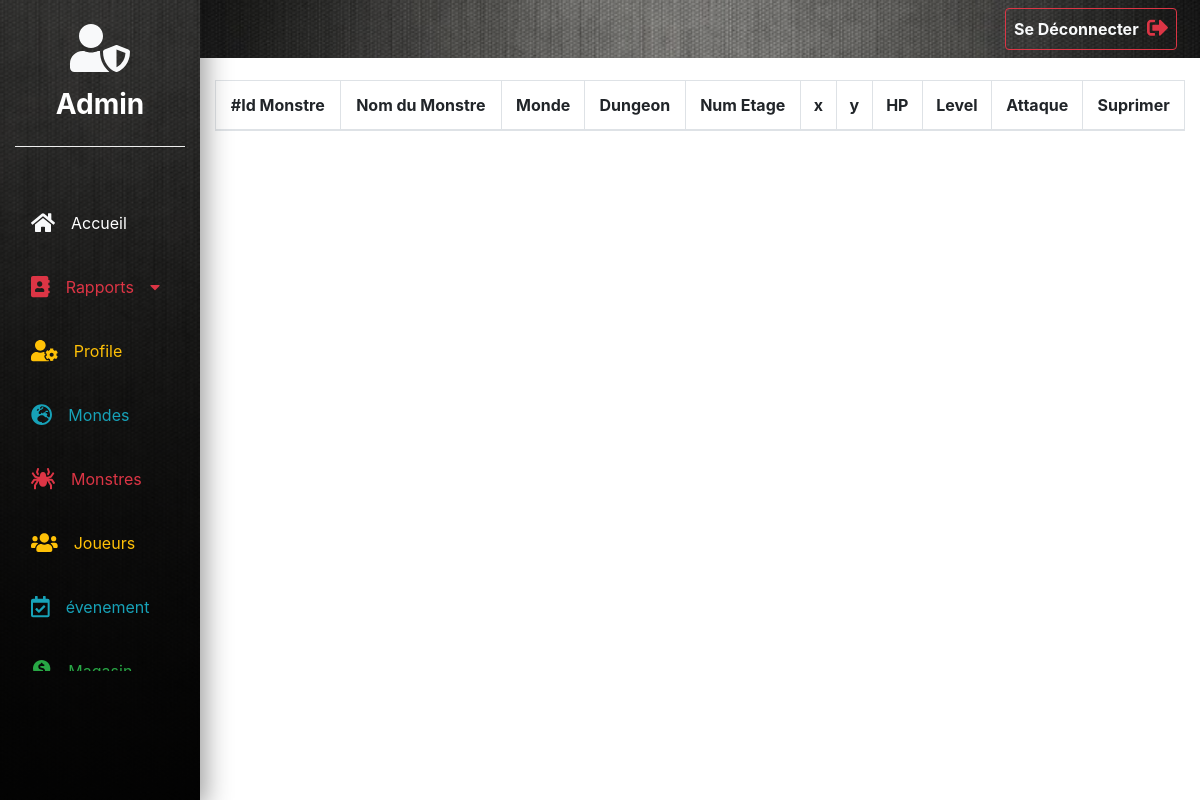
The page /admin/monstres.php on the database as committed earlier.
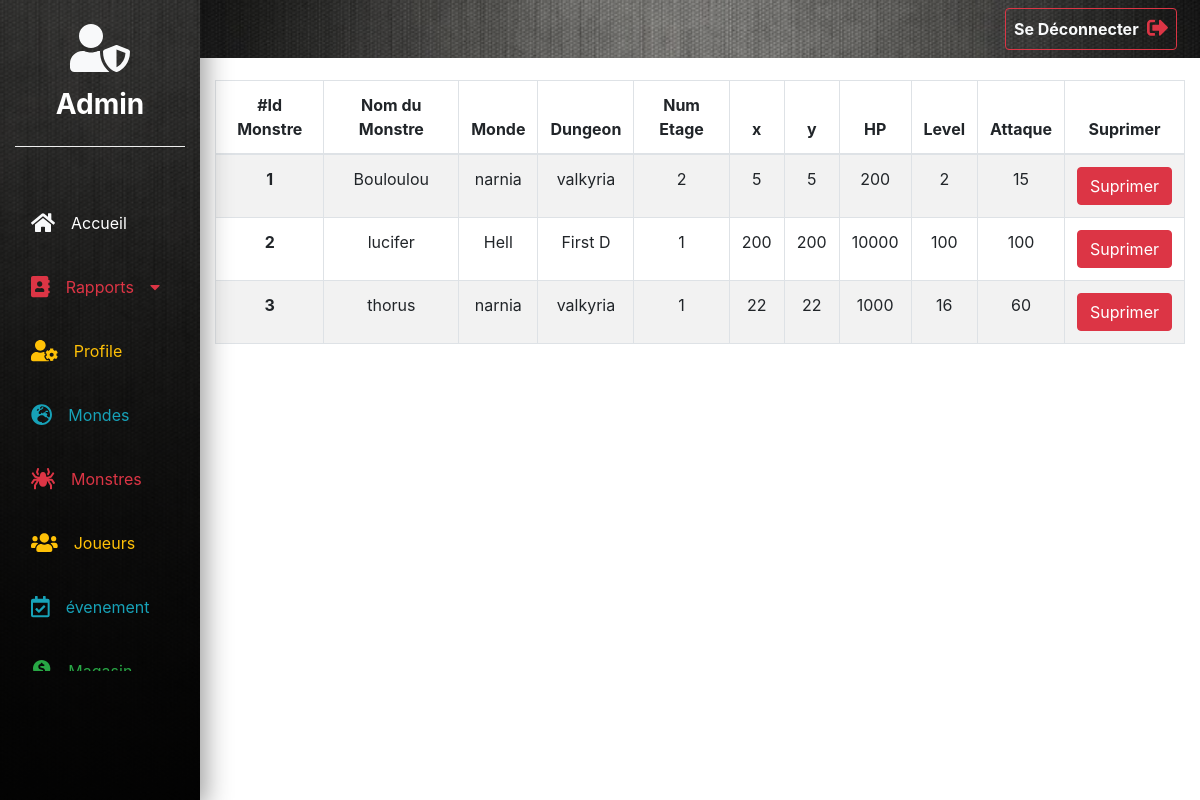
The same page on the database as committed later.
### tables this page shows
CREATE TABLE IF NOT EXISTS `monstre` (
  `ID_Monst` int(4) NOT NULL AUTO_INCREMENT,
  `Nom_Monst` varchar(15) NOT NULL,
  `x` int(20) NOT NULL,
  `y` int(20) NOT NULL,
  `HP` int(3) NOT NULL,
  `Level` int(3) NOT NULL,
  `Attaque` int(3) NOT NULL,
  `ID_Etag` int(4) NOT NULL,
  PRIMARY KEY (`ID_Monst`),
  KEY `ID_Etag` (`ID_Etag`)
);

CREATE TABLE IF NOT EXISTS `monde` (
  `ID_Mond` int(30) NOT NULL AUTO_INCREMENT,
  `Nom_Mond` varchar(20) NOT NULL,
  `Width` int(10) NOT NULL,
  `Height` int(10) NOT NULL,
  `date_de_creation` date DEFAULT NULL,
  `Roi_Mond` varchar(15) DEFAULT NULL,
  `ID_Dev` int(2) DEFAULT NULL,
  PRIMARY KEY (`ID_Mond`),
  KEY `ID_Dev` (`ID_Dev`)
);

CREATE TABLE IF NOT EXISTS `dungeon` (
  `ID_Dun` int(3) NOT NULL AUTO_INCREMENT,
  `Nom_Dun` varchar(15) NOT NULL,
  `Width_Dun` float NOT NULL,
  `Height_Dun` float NOT NULL,
  `difficult_Dun` int(2) NOT NULL,
  `Duree` time NOT NULL,
  `ID_Mond` int(2) NOT NULL,
  PRIMARY KEY (`ID_Dun`),
  KEY `ID_Mond` (`ID_Mond`)
);

CREATE TABLE IF NOT EXISTS `etage` (
  `ID_Etag` int(4) NOT NULL AUTO_INCREMENT,
  `Num_Etag` int(20) NOT NULL,
  `Width` int(30) NOT NULL,
  `Height` int(30) NOT NULL,
  `Difficult` int(20) NOT NULL,
  `ID_Dun` int(3) NOT NULL,
  PRIMARY KEY (`ID_Etag`),
  KEY `ID_Dun` (`ID_Dun`)
);

### php/databaseobject.class.php (called while the page is built, shortened)
<?php
class DatabaseObject {
  static protected $database='ancient_time_db';
  static public function set_database($database) {
    self::$database = $database;
  }
  static public function find_all_monstre_etage_dungeon_monde(){
      $sql = "SELECT * FROM monstre";
      $sql .=" INNER JOIN etage ";
      $sql .="ON monstre.ID_Etag = etage.ID_Etag ";
      $sql .="INNER JOIN dungeon ";
      $sql .="ON dungeon.ID_Dun = etage.ID_Dun ";
      $sql .="INNER JOIN monde ";
      $sql .="ON monde.ID_Mond = dungeon.ID_Mond  ORDER BY ID_Monst";
      $result = self::$database->query($sql);
      return $result;
    }
}
?>

### php/function.php (called while the page is built, shortened)
<?php
function h($string="") {
  return htmlspecialchars($string);
}

### admin/monstres.php (the view, shortened to what this page needs)
<?php include "../php/function.php" ?>
<?php
  $result = Monstre::find_all_monstre_etage_dungeon_monde();
  ?>
<!DOCTYPE html>
<html lang="en" dir="ltr">
  <head>
    <link rel="stylesheet" href="../css/style_admin.css">
    <link rel="stylesheet" href="../bootstrap/css/bootstrap.min.css">
  </head>
  <body>
    <?php
    include'../html/admin/navbar.php'
      ?>
      <section>
                          <div class="container-fluid ">
                            <div class="row">
                              <div class="col-xl-10 col-lg-9 col-md-8 ml-auto">
                                <div class="row pt-md-5 mt-md-3 mb-5">
                                  <div class="col">
                                    <table class="table table-striped table-bordered text-center table-responsive-md">
                                      <thead>
                                        <tr>
                                          <th scope="col">#Id Monstre</th>
                                          <th scope="col">Nom du Monstre</th>
                                          <th scope="col">Monde</th>
                                          <th scope="col">Dungeon</th>
                                          <th scope="col">Num Etage</th>
                                          <th scope="col">x</th>
                                          <th scope="col">y</th>
                                          <th scope="col">HP</th>
                                          <th scope="col">Level</th>
                                          <th scope="col">Attaque</th>
                                          <th scope="col" class="text-center">Suprimer</th>
                                        </tr>
                                      </thead>
                                      <tbody>
                                        <?php
                                        while($row = $result->fetch_assoc())
                                     {
                                        ?>
                                        <tr>
                                          <th scope="row"><?php echo h($row['ID_Monst']); ?></th>
                                          <td><?php echo h($row['Nom_Monst']); ?></td>
                                          <td><?php echo h($row['Nom_Mond']); ?></td>
                                          <td><?php echo h($row['Nom_Dun']); ?></td>
                                          <td><?php echo h($row['Num_Etag']); ?></td>
                                          <td><?php echo h($row['x']); ?></td>
                                          <td><?php echo h($row['y']); ?></td>
                                          <td><?php echo h($row['HP']); ?></td>
                                          <td><?php echo h($row['Level']);
                                           ?></td>
                                           <td><?php echo h($row['Attaque']); ?></td>
                                           <td class="text-center  text-light"><a href="suprimerMonstre.php?ID_Monst=<?php echo ($row['ID_Monst']);?>" name="button" class="btn btn-danger" >Suprimer</a>
                                        </tr>
                                      <?php }?>
                                      </tbody>
                                   </table>
                                </div>
                              </div>
                            </div>
                          </div>
                        </div>
      </section>
  </body>
</html>

### html/admin/navbar.php (shortened to what this page needs)
<nav class="navbar navbar-expand-md navbar-light">
  <div class="collapse navbar-collapse" id="myNavbar">
    <div class="container-fluid">
      <div class="row">
        <div class="col-xl-2 col-lg-3 col-md-4 sidebar fixed-top  top-navbar">
          <br>
                <div class="text-center">
                  <i class="fa fa-user-shield  fa-3x text-light"></i>
                </div>
          <a href="index.php" class="navbar-brand text-white d-block mx-auto text-center py-3 mb-4 bottom-border font-weight-bold"><h3 class="font-weight-bold">
             ?>Admin</h3></a>
          <div class="" style="height:500px; overflow : auto;">
          <ul class="navbar-nav flex-column mt-4 ">
            <li class="nav-item"><a href="index.php" class="nav-link text-white p-3 mb-2 sidebar-link">
              <i class="fas fa-home text-light fa-lg mr-3"></i>Accueil</a>
            </li>
            <li class="nav-item"> <a class="nav-link  text-white p-3 mb-2 sidebar-link text-danger" data-toggle="collapse" href="#collapseExample"
               role="button" aria-expanded="false" aria-controls="collapseExample">
                 <i class="fas fa-address-book text-danger fa-lg mr-3"></i>Rapports<i class="ml-3 fas fa-caret-down"></i></a>
            </li>
            <li class="nav-item"><a href="profile.php" class="nav-link text-warning p-3 mb-2 sidebar-link">
              <i class="fas fa-user-cog text-warning fa-lg mr-3"></i>Profile</a></li>
            <li class="nav-item"><a href="mondes.php" class="nav-link p-3 mb-2 sidebar-link text-info">
              <i class="fas fa-globe-europe text-info fa-lg mr-3"></i>Mondes</a></li>
            <li class="nav-item"><a href="monstres.php" class="nav-link p-3 mb-2 sidebar-link text-danger">
              <i class="fas fa-spider text-danger fa-lg mr-3"></i>Monstres</a></li>
            <li class="nav-item"><a href="joueurs.php" class="nav-link text-warning p-3 mb-2 sidebar-link">
              <i class="fas fa-users text-warning fa-lg mr-3"></i>Joueurs</a></li>
            <li class="nav-item"><a href="evenement.php" class="nav-link text-info p-3 mb-2 sidebar-link">
              <i class="far fa-calendar-check text-info fa-lg mr-3"></i>évenement</a></li>
            <li class="nav-item"><a href="magasin.php" class="nav-link text-success p-3 mb-2 sidebar-link">
              <i class="fas fa-donate text-success fa-lg mr-3"></i>Magasin</a></li>
          </ul>
        </div>
        </div>
        <div class="col-xl-10 col-lg-9 col-md-8 ml-auto bg-dark fixed-top top-navbar">
          <div class="topbar row align-items-center">
            <div class="col-md-3">
              <ul class="navbar-nav">
                <li class="nav-item ml-md-auto m-2 border border-danger rounded ">
                  <a href="../AdminLogout.php"
                    class="nav-link text-light font-weight-bold p-2">Se  Déconnecter
                  <i class="fas fa-sign-out-alt text-danger ml-2 fa-lg float-right">
                  </i></a></li>
              </ul>
            </div>
          </div>
        </div>
      </div>
      </div>
    </div>
</nav>

### css/style_admin.css (style rules this page uses)
body { font-family: 'Montserrat', sans-serif; background-color: #eee; }
.topbar { background: linear-gradient(rgba(0, 0, 0, .3), rgba(0, 0, 0, .3)), url(../img/z.jpg); background-repeat: no-repeat; background-size: cover; }
.sidebar { height: 100vh; background: linear-gradient(rgba(0, 0, 0, .7), rgba(0, 0, 0, .9)), url(../img/z.jpg); background-position: center; background-repeat: no-repeat; background-size: cover; box-shadow: 5px 7px 25px #999; }
.bottom-border { border-bottom: 1px groove #eee; }
.sidebar-link { transition: all .4s; }

Rows that differ between the two databases and show on the page:
added monstre: ID_Monst "1", Nom_Monst "Bouloulou", monde.Nom_Mond "narnia", dungeon.Nom_Dun "valkyria", ID_Etag.Num_Etag "2", x "5", y "5", HP "200", Level "2", Attaque "15"
added monstre: ID_Monst "2", Nom_Monst "lucifer", monde.Nom_Mond "Hell", dungeon.Nom_Dun "First D", ID_Etag.Num_Etag "1", x "200", y "200", HP "10000", Level "100", Attaque "100"
added monstre: ID_Monst "3", Nom_Monst "thorus", monde.Nom_Mond "narnia", dungeon.Nom_Dun "valkyria", ID_Etag.Num_Etag "1", x "22", y "22", HP "1000", Level "16", Attaque "60"
